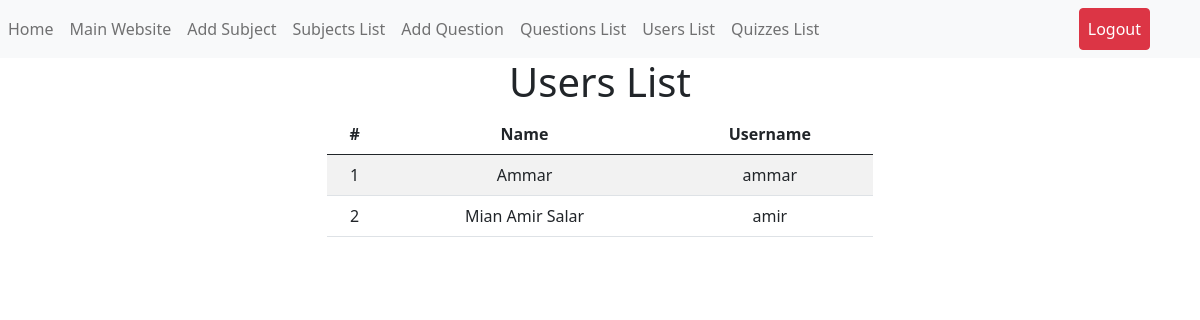
/view/admin/index.php?page=usersList (signed in), run on the app's committed database.
### tables this page shows
CREATE TABLE `users` (
  `user_id` int(11) NOT NULL,
  `name` varchar(225) NOT NULL,
  `username` varchar(225) NOT NULL,
  `password` varchar(225) NOT NULL
);

### model/functions.php (called while the page is built, shortened)
<?php
function getAllUsers()
{
    include "db.php";
    $query = "SELECT * FROM `users` ORDER BY `user_id` DESC ";
    $result = mysqli_query($conn, $query);
    $data = array();
    while ($row = mysqli_fetch_array($result, MYSQLI_ASSOC)) {
            $data[] = $row;
    }
    return $data;
}

### view/admin/index.php (the view, shortened to what this page needs)
<?php
include "../../model/functions.php";
$page = "home";
if (isset($_GET['page'])) {
    $page = $_GET['page'];
}
?>
<?php
$allUsers = getAllUsers();
?>
    <!doctype html>
    <html lang="en">
    <head>
        <link rel="stylesheet" href="css/bootstrap.min.js.css">
    </head>
    <body>
    <?php
    include "../../common/admin-top-bar.php";
    ?>
    <?php
    if ($page == "home") {
        ?>
        <div class="container">
            <div class="row">
                <div class="jumbotron">
                    <h1 class="display-4">Welcome To Admin Dashboard</h1>
                    <hr class="my-4">
                </div>
            </div>
        </div>
        <?php
    }elseif ($page == "usersList") {
        ?>
        <div class="container text-center">
            <div class="row">
                <div class="col-lg-6 offset-3">
                    <h1>Users List</h1>
                    <table class="table table-striped">
                        <thead>
                        <tr>
                            <th scope="col">#</th>
                            <th scope="col">Name</th>
                            <th scope="col">Username</th>
                        </tr>
                        </thead>
                        <tbody>
                        <?php
                        $sr = 0;
                        foreach ($allUsers as $user) {
                            $sr++;
                            ?>
                            <tr>
                                <td scope="row"><?php echo $sr ?></td>
                                <td><?php echo $user['name'] ?></td>
                                <td><?php echo $user['username'] ?></td>
                            </tr>
                            <?php
                        }
                        ?>
                        </tbody>
                    </table>
                </div>
            </div>
        </div>
        <?php
    }
    ?>
    </body>
    </html>

### data on the page
users: name "Ammar", username "ammar"
users: name "Mian Amir Salar", username "amir"
